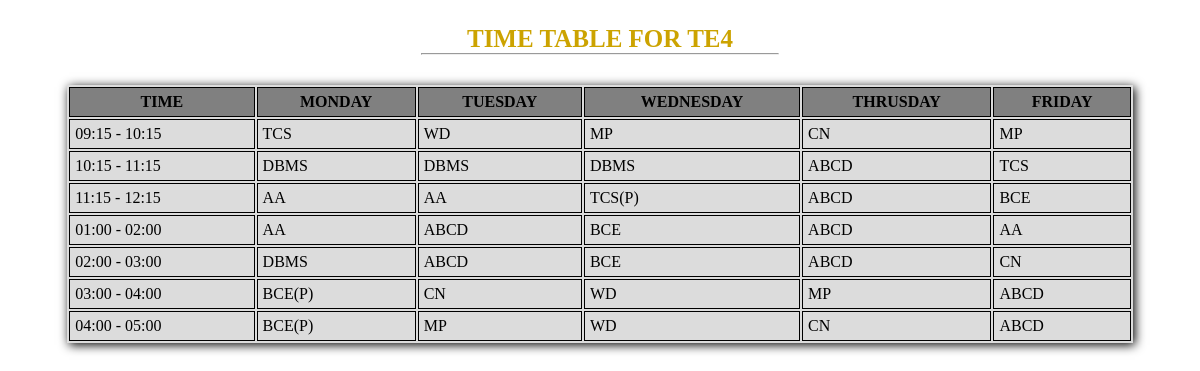
Screenshot of /timetable.php with the database file from the repository.
### tables this page shows
CREATE TABLE `timetable` (
  `SrNo` int(1) NOT NULL,
  `Time` varchar(15) NOT NULL,
  `Monday` varchar(15) NOT NULL,
  `Tuesday` varchar(15) NOT NULL,
  `Wednesday` varchar(15) NOT NULL,
  `Thrusday` varchar(15) NOT NULL,
  `Friday` varchar(15) NOT NULL
);

### timetable.php (the view, shortened to what this page needs)
<!DOCTYPE html>
<html lang="en">
<head>
	<link rel="stylesheet" href="Addons/attendance.css">
</head>
<body>
	<p class="patten">Time Table for TE4</p>
    <hr class="hratten">
	<?php
		$user = 'student';
		$pass = 'sakec';
		$db = 'students';
		$conn = new mysqli('localhost', $user, $pass, $db) or die("Unable to connect to server".$db);
		$get_all = "select * from timetable";
		$data = mysqli_query($conn, $get_all) or die("No records found.");
		echo "<div class=\"table\"><table><tr><th>Time</th><th>Monday</th><th>Tuesday</th><th>Wednesday</th><th>Thrusday</th><th>Friday</th>";
		while($row = mysqli_fetch_assoc($data)) {
			echo "<tr><td>".$row["Time"]."</td><td>".$row["Monday"]."</td><td>".$row["Tuesday"]."</td><td>".$row["Wednesday"]."</td><td>".$row["Thrusday"]."</td><td>".$row["Friday"]."</td></tr>";
		}
		echo "</table></div>";
	?>
</body>
</html>

### Addons/attendance.css (style rules this page uses)
p.patten { font-family: cursive; font-size: 25px; font-weight: 700; text-align: center; margin-bottom:0; color:#cca300; text-shadow: 1px 1px 1px white; text-transform: uppercase; }
hr.hratten { width:30%; margin:auto; box-shadow: 1px 1px 1px white; }
.table table { width:90%; margin-right: auto; margin-left: auto; margin-top: 30px; margin-bottom: 30px; box-shadow:2px 2px 10px black; background-color:#DCDCDC; }
.table th { background-color:#808080; }
.table td,.table th { border:1px solid black; padding:5px; text-transform: uppercase; }

### rows the page displays
timetable: Time "09:15 - 10:15", Monday "TCS", Tuesday "WD", Wednesday "MP", Thrusday "CN", Friday "MP"
timetable: Time "10:15 - 11:15", Monday "DBMS", Tuesday "DBMS", Wednesday "DBMS", Thrusday "ABCD", Friday "TCS"
timetable: Time "11:15 - 12:15", Monday "AA", Tuesday "AA", Wednesday "TCS(P)", Thrusday "ABCD", Friday "BCE"
timetable: Time "01:00 - 02:00", Monday "AA", Tuesday "ABCD", Wednesday "BCE", Thrusday "ABCD", Friday "AA"
timetable: Time "02:00 - 03:00", Monday "DBMS", Tuesday "ABCD", Wednesday "BCE", Thrusday "ABCD", Friday "CN"
timetable: Time "03:00 - 04:00", Monday "BCE(P)", Tuesday "CN", Wednesday "WD", Thrusday "MP", Friday "ABCD"
timetable: Time "04:00 - 05:00", Monday "BCE(P)", Tuesday "MP", Wednesday "WD", Thrusday "CN", Friday "ABCD"
